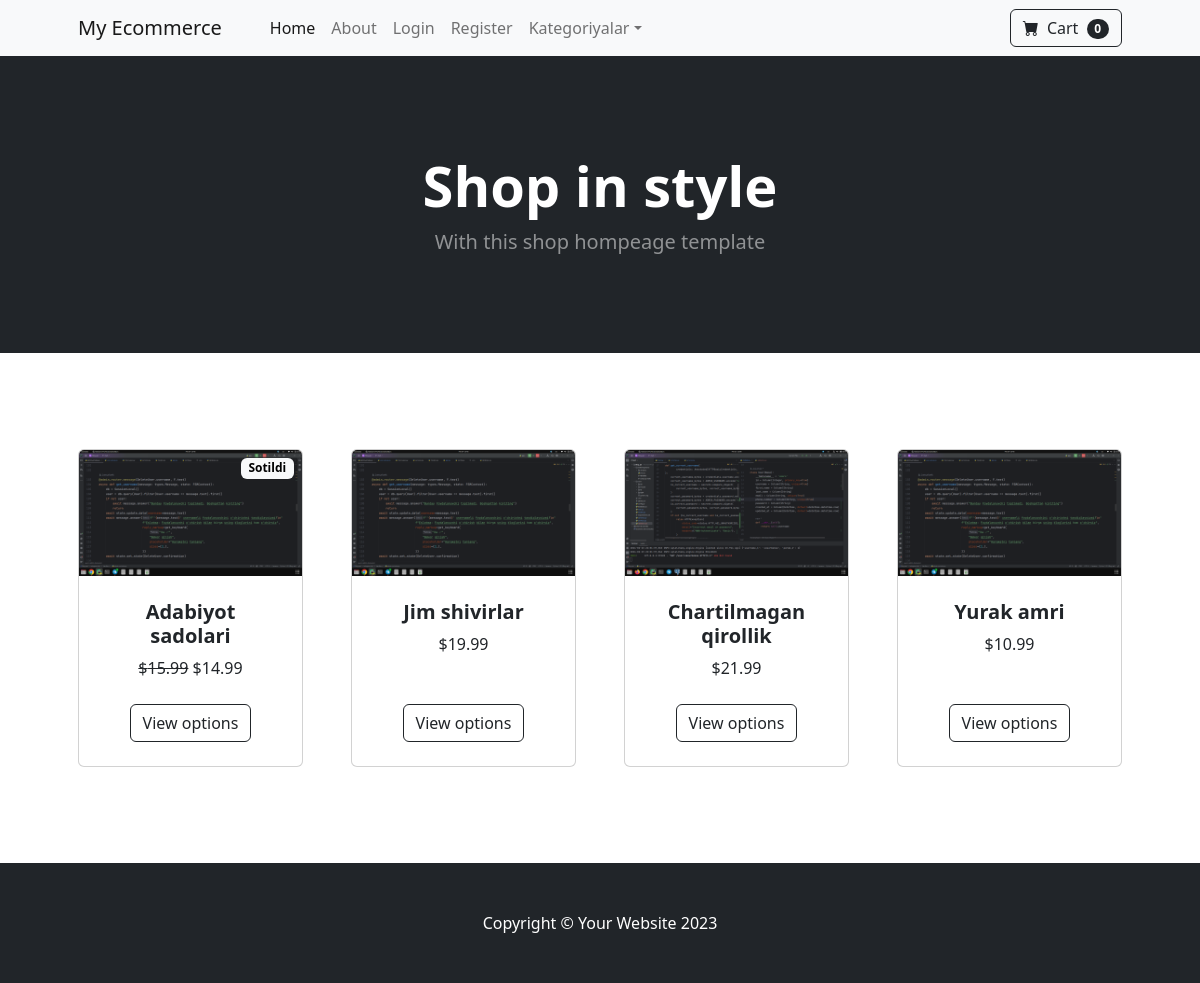
The page / on the database its author committed.
### store/models.py (models this page shows, shortened)
class Product(models.Model):
    name = models.CharField(max_length=100)
    price = models.DecimalField(max_digits=6, decimal_places=2, default=0)
    category = models.ForeignKey(Category, on_delete=models.CASCADE, default=1)
    description = models.TextField(default="", blank=True, null=True)
    image = models.ImageField(upload_to='uploads/product/')
    is_sale = models.BooleanField(default=False)
    sale_price = models.DecimalField(max_digits=6, decimal_places=2, default=0)

### store/views.py (the view)
# urls.py: path('', views.home, name='home'),
def home(request):
    products = Product.objects.all()[:4]
    return render(request, 'home.html', {'products': products})

### cart/cart.py (called while the page is built)
    def __len__(self):
        return len(self.cart)

### cart/context_processors.py (called while the page is built)
def cart(request):
    return {'cart': Cart(request)}

### store/templates/home.html
{% extends 'base.html' %}
{% block content %}
<header class="bg-dark py-5">
    <div class="container px-4 px-lg-5 my-5">
        <div class="text-center text-white">
            <h1 class="display-4 fw-bolder">Shop in style</h1>
            <p class="lead fw-normal text-white-50 mb-0">With this shop hompeage template</p>
        </div>
    </div>
</header>
<section class="py-5">
    <div class="container px-4 px-lg-5 mt-5">
        <div class="row gx-4 gx-lg-5 row-cols-2 row-cols-md-3 row-cols-xl-4 justify-content-center">
            {% for product in products %}
                {% if product.is_sale %}
                    <div class="col mb-5">
                        <div class="card h-100">
                            <div class="badge text-black bg-light position-absolute"
                            style="top: 0.5rem; right: 0.5rem"> Sotildi </div>
                            <img class="card-img-top" src="{{ product.image.url }}" alt="..."/>
                            <div class="card-body p-4">
                                <div class="text-center">
                                    <h5 class="fw-bolder">{{ product.name }}</h5>
                                    <strike>${{ product.price }}</strike>
                                    ${{ product.sale_price }}
                                    <br>
                                </div>
                            </div>
                            <div class="card-footer p-4 pt-0 border-top-0 bg-transparent">
                                <div class="text-center"><a class="btn btn-outline-dark mt-auto" href="#">View
                                    options</a></div>
                            </div>
                        </div>
                    </div>
                {% else %}
                    <div class="col mb-5">
                        <div class="card h-100">
                            <img class="card-img-top" src="{{ product.image.url }}" alt="..."/>
                            <div class="card-body p-4">
                                <div class="text-center">
                                    <h5 class="fw-bolder">{{ product.name }}</h5>
                                    ${{ product.price }}
                                    <br>
                                </div>
                            </div>
                            <div class="card-footer p-4 pt-0 border-top-0 bg-transparent">
                                <div class="text-center"><a class="btn btn-outline-dark mt-auto" href="#">View
                                    options</a></div>
                            </div>
                        </div>
                    </div>
                {% endif %}
            {% endfor %}
        </div>
    </div>
</section>
{% endblock %}

### rows shown on the page
Product: image (picture), name "Adabiyot sadolari", price "15.99", sale_price "14.99"
Product: image (picture), name "Jim shivirlar", price "19.99"
Product: image (picture), name "Chartilmagan qirollik", price "21.99"
Product: image (picture), name "Yurak amri", price "10.99"

### other values the page prints
{{ cart|length }} "0"
